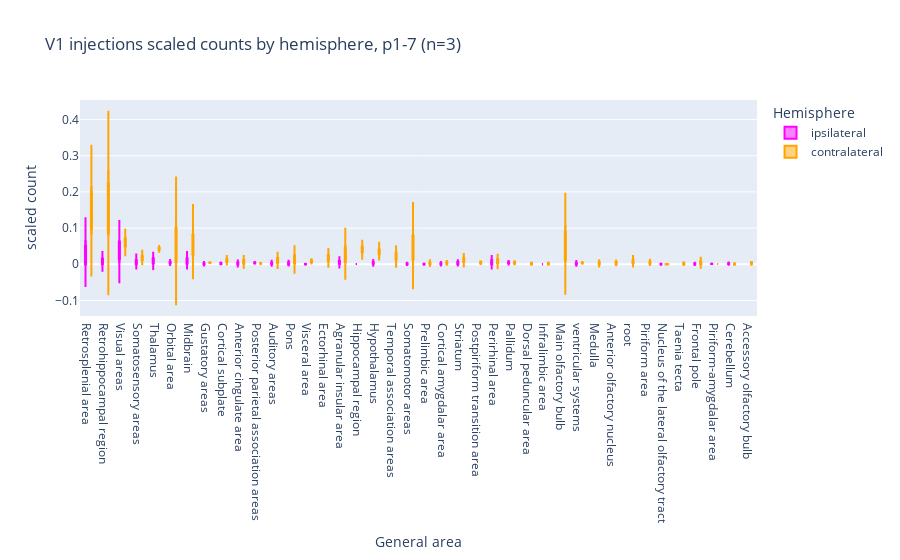

The notebook cell saved with this chart:
### Code cell
plot_scaled_single(
    df_grouped,
    "V1 injections scaled counts by hemisphere, p1-7 (n=3)",
    area_order_scaled,
    "p1-7",
)

### Figure 1 — Plotly figure (JSON) as saved in the notebook; plotly's stock layout.template omitted (floating-point values rounded to 4 significant figures)
{"data": [{"alignmentgroup": "True", "box": {"visible": true}, "hovertemplate": "Hemisphere=ipsilateral<br>General area=%{x}<br>scaled count=%{y}<extra></extra>", "legendgroup": "ipsilateral", "marker": {"color": "magenta"}, "meanline": {"visible": true}, "name": "ipsilateral", "offsetgroup": "ipsilateral", "orientation": "v", "scalegroup": "True", "showlegend": true, "type": "violin", "x": ["Anterior olfactory nucleus", "Ectorhinal area", "Main olfactory bulb", "Medulla", "Piriform area", "Postpiriform transition area", "Taenia tecta", "Temporal association areas", "root", "Agranular insular area", "Auditory areas", "Cerebellum", "Gustatory areas", "Hypothalamus", "Infralimbic area", "Midbrain", "Nucleus of the lateral olfactory tract", "Perirhinal area", "Pons", "Posterior parietal association areas", "Retrosplenial area", "Somatosensory areas", "Striatum", "Thalamus", "Visceral area", "Visual areas", "ventricular systems", "Agranular insular area", "Anterior cingulate area", "Auditory areas", "Cerebellum", "Cortical amygdalar area", "Cortical subplate", "Frontal pole", "Hippocampal region", "Hypothalamus", "Midbrain", "Nucleus of the lateral olfactory tract", "Orbital area", "Pallidum", "Perirhinal area", "Piriform-amygdalar area", "Pons", "Posterior parietal association areas", "Prelimbic area", "Retrohippocampal region", "Retrosplenial area", "Somatomotor areas", "Somatosensory areas", "Striatum", "Thalamus", "Visceral area", "Visual areas", "ventricular systems", "Agranular insular area", "Anterior cingulate area", "Auditory areas", "Cortical amygdalar area", "Cortical subplate", "Frontal pole", "Gustatory areas", "Hypothalamus", "Midbrain", "Orbital area", "Pallidum", "Piriform-amygdalar area", "Pons", "Posterior parietal association areas", "Prelimbic area", "Retrohippocampal region", "Retrosplenial area", "Somatomotor areas", "Somatosensory areas", "Striatum", "Thalamus", "Visceral area", "Visual areas", "ventricular systems"], "x0": " ", "xaxis": "x", "y": [NaN, NaN, NaN, NaN, NaN, NaN, NaN, NaN, NaN, 0.0001173, 0.0004692, 0.002815, 5.865e-05, 0.0008798, 0.000176, 0.002229, 0.0001173, 0.000176, 5.865e-05, 0.002229, 0.000176, 0.0008212, 5.865e-05, 5.865e-05, 0.0002346, 0.003285, 0.000176, 0.01039, 0.004721, 0.0009443, 0.0009443, 0.002833, 0.003777, 0.001889, 0.0009443, 0.00661, 0.01983, 0.0009443, 0.00661, 0.005666, 0.01133, 0.0009443, 0.00661, 0.003777, 0.0009443, 0.01511, 0.06704, 0.001889, 0.01416, 0.007554, 0.01889, 0.0009443, 0.05005, 0.004721, 0.004716, 8.422e-05, 0.005306, 8.422e-05, 0.001011, 8.422e-05, 0.002863, 0.002695, 0.0032, 0.002779, 0.003032, 0.001263, 0.0003369, 0.005643, 8.422e-05, 0.000758, 0.000758, 0.0001684, 0.001769, 0.002695, 0.01002, 0.0004211, 0.06653, 0.0002527], "y0": " ", "yaxis": "y"}, {"alignmentgroup": "True", "box": {"visible": true}, "hovertemplate": "Hemisphere=contralateral<br>General area=%{x}<br>scaled count=%{y}<extra></extra>", "legendgroup": "contralateral", "marker": {"color": "orange"}, "meanline": {"visible": true}, "name": "contralateral", "offsetgroup": "contralateral", "orientation": "v", "scalegroup": "True", "showlegend": true, "type": "violin", "x": ["Accessory olfactory bulb", "Agranular insular area", "Anterior cingulate area", "Anterior olfactory nucleus", "Auditory areas", "Cerebellum", "Cortical amygdalar area", "Cortical subplate", "Dorsal peduncular area", "Ectorhinal area", "Frontal pole", "Gustatory areas", "Hippocampal region", "Hypothalamus", "Infralimbic area", "Main olfactory bulb", "Medulla", "Midbrain", "Nucleus of the lateral olfactory tract", "Orbital area", "Pallidum", "Perirhinal area", "Piriform area", "Piriform-amygdalar area", "Pons", "Posterior parietal association areas", "Postpiriform transition area", "Prelimbic area", "Retrohippocampal region", "Retrosplenial area", "Somatomotor areas", "Somatosensory areas", "Striatum", "Taenia tecta", "Temporal association areas", "Thalamus", "Visceral area", "Visual areas", "root", "ventricular systems", "Accessory olfactory bulb", "Agranular insular area", "Anterior olfactory nucleus", "Auditory areas", "Cortical amygdalar area", "Cortical subplate", "Dorsal peduncular area", "Ectorhinal area", "Gustatory areas", "Hippocampal region", "Hypothalamus", "Infralimbic area", "Main olfactory bulb", "Midbrain", "Orbital area", "Pallidum", "Perirhinal area", "Piriform area", "Postpiriform transition area", "Prelimbic area", "Retrohippocampal region", "Retrosplenial area", "Somatomotor areas", "Somatosensory areas", "Striatum", "Taenia tecta", "Temporal association areas", "Thalamus", "Visceral area", "Visual areas", "root", "ventricular systems", "Accessory olfactory bulb", "Agranular insular area", "Anterior cingulate area", "Anterior olfactory nucleus", "Auditory areas", "Cerebellum", "Cortical amygdalar area", "Cortical subplate", "Ectorhinal area", "Frontal pole", "Hippocampal region", "Hypothalamus", "Main olfactory bulb", "Medulla", "Midbrain", "Nucleus of the lateral olfactory tract", "Orbital area", "Pallidum", "Perirhinal area", "Piriform area", "Pons", "Posterior parietal association areas", "Postpiriform transition area", "Prelimbic area", "Retrohippocampal region", "Retrosplenial area", "Somatomotor areas", "Somatosensory areas", "Striatum", "Temporal association areas", "Thalamus", "Visceral area", "Visual areas", "root", "ventricular systems"], "x0": " ", "xaxis": "x", "y": [0.004868, 0.05478, 0.01185, 0.007156, 0.01179, 0.001232, 0.006863, 0.006921, 0.002757, 0.01601, 0.00786, 0.004399, 0.04423, 0.02821, 0.002757, 0.03384, 0.004868, 0.09854, 0.0001173, 0.1273, 0.003754, 0.01408, 0.008681, 0.0004692, 0.02446, 0.002874, 0.004868, 0.006041, 0.1155, 0.08118, 0.09525, 0.02628, 0.01748, 0.0007039, 0.009795, 0.03942, 0.004868, 0.04645, 0.003578, 0.003813, 0.004721, 0.01511, 0.002833, 0.001889, 0.0009443, 0.007554, 0.0009443, 0.007554, 0.004721, 0.03022, 0.02738, 0.0009443, 0.1076, 0.02644, 0.01794, 0.00661, 0.0009443, 0.002833, 0.001889, 0.001889, 0.07838, 0.1483, 0.03022, 0.01133, 0.01511, 0.002833, 0.02266, 0.04533, 0.01133, 0.0746, 0.01322, 0.005666, 0.0002527, 0.003284, 0.001179, 0.0005053, 0.01954, 0.0002527, 0.0032, 0.01507, 0.02762, 0.0002527, 0.05011, 0.04522, 0.005306, 8.422e-05, 0.02981, 0.0001684, 0.002527, 0.001432, 0.01221, 0.001684, 0.002611, 0.002021, 0.006653, 0.0002527, 0.2606, 0.216, 0.007916, 0.01272, 0.005053, 0.03284, 0.04337, 0.008169, 0.05971, 0.0032, 0.002611], "y0": " ", "yaxis": "y"}], "layout": {"legend": {"title": {"text": "Hemisphere"}, "tracegroupgap": 0}, "title": {"text": "V1 injections scaled counts by hemisphere, p1-7 (n=3)"}, "violinmode": "group", "xaxis": {"anchor": "y", "categoryarray": ["Retrosplenial area", "Retrohippocampal region", "Visual areas", "Somatosensory areas", "Thalamus", "Orbital area", "Midbrain", "Gustatory areas", "Cortical subplate", "Anterior cingulate area", "Posterior parietal association areas", "Auditory areas", "Pons", "Visceral area", "Ectorhinal area", "Agranular insular area", "Hippocampal region", "Hypothalamus", "Temporal association areas", "Somatomotor areas", "Prelimbic area", "Cortical amygdalar area", "Striatum", "Postpiriform transition area", "Perirhinal area", "Pallidum", "Dorsal peduncular area", "Infralimbic area", "Main olfactory bulb", "ventricular systems", "Medulla", "Anterior olfactory nucleus", "root", "Piriform area", "Nucleus of the lateral olfactory tract", "Taenia tecta", "Frontal pole", "Piriform-amygdalar area", "Cerebellum", "Accessory olfactory bulb"], "categoryorder": "array", "domain": [0, 1], "title": {"text": "General area"}}, "yaxis": {"anchor": "x", "domain": [0, 1], "title": {"text": "scaled count"}}}}
